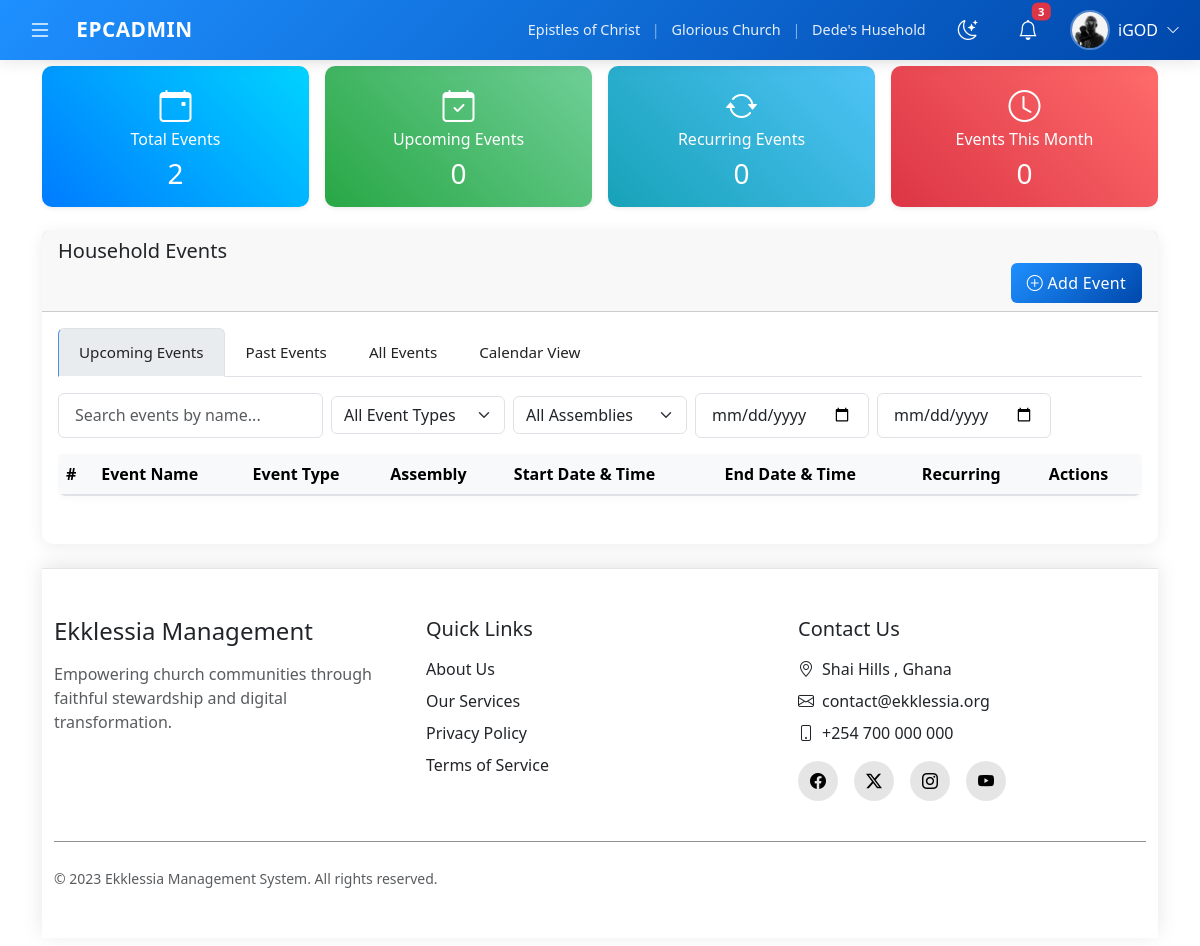
Page /app/pages/events/household/index.php (signed in) on the committed database.
### tables this page shows
CREATE TABLE `members` (
  `member_id` int(11) NOT NULL,
  `first_name` varchar(50) NOT NULL,
  `last_name` varchar(50) NOT NULL,
  `date_of_birth` date NOT NULL,
  `gender` enum('Male','Female','Other') NOT NULL,
  `marital_status` enum('Single','Married','Divorced','Widowed') NOT NULL,
  `contact` varchar(20) NOT NULL,
  `email` varchar(255) DEFAULT NULL,
  `address` varchar(255) DEFAULT NULL,
  `profile_photo` varchar(255) DEFAULT NULL,
  `digital_address` varchar(20) NOT NULL,
  `occupation` varchar(100) DEFAULT NULL,
  `employer` varchar(100) DEFAULT NULL,
  `work_phone` varchar(20) DEFAULT NULL,
  `highest_education_level` enum('None','Primary','Secondary','Diploma','Bachelor','Master','Doctorate') DEFAULT NULL,
  `institution` varchar(100) DEFAULT NULL,
  `year_graduated` int(11) DEFAULT NULL,
  `status` enum('Committed saint','Active saint','Worker','New saint') NOT NULL,
  `joined_date` date NOT NULL,
  `assemblies_id` int(11) NOT NULL,
  `local_function_id` int(11) NOT NULL,
  `referral_id` int(11) DEFAULT NULL,
  `group_name` varchar(50) DEFAULT NULL,
  `username` varchar(50) NOT NULL,
  `password` varchar(255) NOT NULL,
  `created_at` timestamp NOT NULL DEFAULT current_timestamp(),
  `updated_at` timestamp NULL DEFAULT NULL ON UPDATE current_timestamp(),
  `created_by` varchar(50) NOT NULL,
  `updated_by` varchar(50) DEFAULT NULL
);

CREATE TABLE `assemblies` (
  `assembly_id` int(11) NOT NULL,
  `zone_id` int(11) NOT NULL,
  `region` varchar(100) NOT NULL,
  `city_town` varchar(100) NOT NULL,
  `digital_address` varchar(20) NOT NULL,
  `nearest_landmark` varchar(255) DEFAULT NULL,
  `date_started` date DEFAULT NULL,
  `name` varchar(100) NOT NULL,
  `description` text DEFAULT NULL,
  `status` tinyint(1) NOT NULL DEFAULT 1,
  `created_at` timestamp NOT NULL DEFAULT current_timestamp(),
  `updated_at` timestamp NULL DEFAULT NULL ON UPDATE current_timestamp(),
  `created_by` varchar(50) NOT NULL,
  `updated_by` varchar(50) DEFAULT NULL
);

CREATE TABLE `households` (
  `household_id` int(11) NOT NULL,
  `assembly_id` int(11) NOT NULL,
  `address` varchar(255) NOT NULL,
  `digital_address` varchar(20) NOT NULL,
  `nearest_landmark` varchar(255) DEFAULT NULL,
  `date_started` date DEFAULT NULL,
  `name` varchar(100) NOT NULL,
  `description` text DEFAULT NULL,
  `status` tinyint(1) NOT NULL DEFAULT 1,
  `created_at` timestamp NOT NULL DEFAULT current_timestamp(),
  `updated_at` timestamp NULL DEFAULT NULL ON UPDATE current_timestamp(),
  `created_by` varchar(50) NOT NULL,
  `updated_by` varchar(50) DEFAULT NULL
);

### app/includes/sidebar.php (called while the page is built, shortened)
<?php
$base_url = '/Ekklessia-church-management/app/pages';
?>

### app/pages/events/household/index.php (the view, shortened to what this page needs)
<?php
include "../../../config/db.php";
try {
    $stmt = $pdo->query("SELECT COUNT(*) as total_events FROM events WHERE level = 'household'");
    $total_events = $stmt->fetch(PDO::FETCH_ASSOC)['total_events'];
} catch (PDOException $e) {
    $_SESSION['error_message'] = "Error fetching total events: " . $e->getMessage();
    $total_events = 0;
}
?>
<!DOCTYPE html>
<html lang="en">
<?php include "../../../includes/header.php"; ?>
<body class="d-flex flex-column min-vh-100">
<main class="container flex-grow-1 py-2">
    <div class="card nav-card" style="margin-top: -30px; position: relative; top: -10px;">
        <div class="card-body py-3">
            <div class="row g-3">
                <div class="col-6 col-md-4 col-lg-2">
                    <a href="<?= $base_url ?>/tpd/members/index.php" class="nav-link-btn">
                        <i class="bi bi-people-fill text-primary"></i>
                        <span>Members</span>
                    </a>
                </div>
                <div class="col-6 col-md-4 col-lg-2">
                    <a href="<?= $base_url ?>/tpd/assemblies/index.php" class="nav-link-btn">
                        <i class="bi bi-building-fill text-success"></i>
                        <span>Assemblies</span>
                    </a>
                </div>
                <div class="col-6 col-md-4 col-lg-2">
                    <a href="<?= $base_url ?>/tpd/households/index.php" class="nav-link-btn">
                        <i class="bi bi-house-fill text-warning"></i>
                        <span>Households</span>
                    </a>
                </div>
                <div class="col-6 col-md-4 col-lg-2">
                    <a href="<?= $base_url ?>/tpd/zones/index.php" class="nav-link-btn">
                        <i class="bi bi-globe-americas text-info"></i>
                        <span>Zones</span>
                    </a>
                </div>
                <div class="col-6 col-md-4 col-lg-2">
                    <a href="<?= $base_url ?>/tpd/events/index.php" class="nav-link-btn">
                        <i class="bi bi-calendar-event text-danger"></i>
                        <span>Events</span>
                    </a>
                </div>
            </div>
        </div>
    </div>
    <div class="row g-3 mb-4">
        <div class="col-md-3">
            <div class="card shadow-sm" style="background: linear-gradient(45deg, #007bff, #00d4ff); color: white;">
                <div class="card-body text-center">
                    <i class="bi bi-calendar-event fs-2"></i>
                    <h6 class="card-title text-white">Total Events</h6>
                    <h3 class="card-text" id="totalEventsCount"><?= $total_events ?></h3>
                </div>
            </div>
        </div>
        <div class="col-md-3">
            <div class="card shadow-sm" style="background: linear-gradient(45deg, #28a745, #6fcf97); color: white;">
                <div class="card-body text-center">
                    <i class="bi bi-calendar-check fs-2"></i>
                    <h6 class="card-title text-white">Upcoming Events</h6>
                    <h3 class="card-text" id="upcomingEventsCount">0</h3>
                </div>
            </div>
        </div>
        <div class="col-md-3">
            <div class="card shadow-sm" style="background: linear-gradient(45deg, #17a2b8, #4fc3f7); color: white;">
                <div class="card-body text-center">
                    <i class="bi bi-arrow-repeat fs-2"></i>
                    <h6 class="card-title text-white">Recurring Events</h6>
                    <h3 class="card-text" id="recurringEventsCount">0</h3>
                </div>
            </div>
        </div>
        <div class="col-md-3">
            <div class="card shadow-sm" style="background: linear-gradient(45deg, #dc3545, #ff6b6b); color: white;">
                <div class="card-body text-center">
                    <i class="bi bi-clock fs-2"></i>
                    <h6 class="card-title text-white">Events This Month</h6>
                    <h3 class="card-text" id="thisMonthEventsCount">0</h3>
                </div>
            </div>
        </div>
    </div>
    <div class="card mb-4">
        <div class="card-header">
            <h5 class="mb-0">Household Events</h5>
            <div class="btn-group float-end" role="group" aria-label="Event Actions">
                <button type="button" class="btn btn-primary" data-bs-toggle="modal" data-bs-target="#addEventModal">
                    <i class="bi bi-plus-circle"></i> Add Event
                </button>
            </div>
        </div>
        <div class="card-body">
            <ul class="nav nav-tabs mb-3" id="eventViewTabs">
                <li class="nav-item">
                    <a class="nav-link active" id="upcoming-events-tab" data-bs-toggle="tab" href="#upcoming-events" role="tab">Upcoming Events</a>
                </li>
                <li class="nav-item">
                    <a class="nav-link" id="past-events-tab" data-bs-toggle="tab" href="#past-events" role="tab">Past Events</a>
                </li>
                <li class="nav-item">
                    <a class="nav-link" id="all-events-tab" data-bs-toggle="tab" href="#all-events" role="tab">All Events</a>
                </li>
                <li class="nav-item">
                    <a class="nav-link" id="calendar-view-tab" data-bs-toggle="tab" href="#calendar-view" role="tab">Calendar View</a>
                </li>
            </ul>
            <div class="mb-3" id="eventFilters">
                <div class="row g-2 align-items-center">
                    <div class="col-md-3">
                        <input type="text" id="eventSearchInput" class="form-control" placeholder="Search events by name...">
                    </div>
                    <div class="col-md-2">
                        <select id="eventTypeFilter" class="form-select">
                            <option value="">All Event Types</option>
                        </select>
                    </div>
                    <div class="col-md-2">
                        <select id="assemblyFilter" class="form-select">
                            <option value="">All Assemblies</option>
                        </select>
                    </div>
                    <div class="col-md-2">
                        <input type="date" id="startDateFilter" class="form-control" placeholder="Start date">
                    </div>
                    <div class="col-md-2">
                        <input type="date" id="endDateFilter" class="form-control" placeholder="End date">
                    </div>
                </div>
            </div>
            <div class="tab-content">
                <div class="tab-pane fade show active" id="upcoming-events" role="tabpanel">
                    <div class="table-responsive">
                        <table class="table table-striped table-hover align-middle" id="upcomingEventsTable">
                            <thead class="table-light">
                                <tr>
                                    <th>#</th>
                                    <th>Event Name</th>
                                    <th>Event Type</th>
                                    <th>Assembly</th>
                                    <th>Start Date & Time</th>
                                    <th>End Date & Time</th>
                                    <th>Recurring</th>
                                    <th>Actions</th>
                                </tr>
                            </thead>
                        </table>
                    </div>
                </div>
            </div>
        </div>
    </div>
    <?php include "../../../includes/footer.php"; ?>
</main>
</body>
</html>

### app/includes/header.php (shortened to what this page needs)
<?php
require_once __DIR__ . '/../config/config.php';
$image_base_url = '/Ekklessia-church-management/app/resources/assets/images/';
$username = 'Guest';
$profile_picture = '';
$church_name = 'Epistles of Christ';
$assembly_name = 'N/A';
$household_name = 'N/A';
if (isset($_SESSION['member_id'])) {
    try {
        $stmt = $pdo->prepare("
            SELECT m.username, m.profile_photo,
                   a.name AS assembly_name, a.assembly_id AS assembly_id,
                   h.name AS household_name, h.household_id AS household_id
            FROM members m
            LEFT JOIN member_household mh ON m.member_id = mh.member_id
            LEFT JOIN assemblies a ON mh.assemblies_id = a.assembly_id
            LEFT JOIN households h ON mh.household_id = h.household_id
            WHERE m.member_id = :member_id
            LIMIT 1
        ");
        $stmt->execute(['member_id' => $_SESSION['member_id']]);
        $user = $stmt->fetch(PDO::FETCH_ASSOC);
        if ($user) {
            $username = htmlspecialchars($user['username'] ?? 'Guest');
            $assembly_name = htmlspecialchars($user['assembly_name'] ?? 'N/A');
            $household_name = htmlspecialchars($user['household_name'] ?? 'N/A');
            if (!empty($user['profile_photo']) && strtolower($user['profile_photo']) !== 'null') {
                $profile_photo_cleaned = basename(trim($user['profile_photo']));
                $profile_picture_path = $image_base_url . rawurlencode($profile_photo_cleaned);
                $file_path = realpath(__DIR__ . '/../resources/assets/images/' . $profile_photo_cleaned);
                if ($file_path && file_exists($file_path)) {
                    $profile_picture = $profile_picture_path;
                }
            }
        }
    } catch (PDOException $e) {
        error_log("Error fetching user details: " . $e->getMessage());
    }
}
?>
<!DOCTYPE html>
<html lang="en" data-bs-theme="light">
<head>
    <link rel="stylesheet" href="https://cdn.jsdelivr.net/npm/bootstrap@5.3.0/dist/css/bootstrap.min.css">
    <link rel="stylesheet" href="https://cdn.jsdelivr.net/npm/bootstrap-icons@1.11.3/font/bootstrap-icons.min.css">
    <link rel="stylesheet" href="https://cdnjs.cloudflare.com/ajax/libs/font-awesome/6.4.2/css/all.min.css">
    <link rel="stylesheet" href="/Ekklessia-church-management/public/assets/css/style.css">
</head>
<body>
<?php include 'sidebar.php'; ?>
<header class="top-header d-flex align-items-center justify-content-between">
    <div class="d-flex align-items-center">
        <button id="sidebarCollapse" class="btn d-flex align-items-center justify-content-center">
            <i class="bi bi-list fs-4"></i>
        </button>
        <a href="/Ekklessia-church-management/public/index.php" class="brand-logo ms-3">EPCADMIN</a>
    </div>
    <div class="d-flex align-items-center gap-4">
        <div class="church-info d-none d-md-block">
            <span class="church-name"><?php echo $church_name; ?></span>
            <span class="separator">|</span>
            <span class="assembly-name"><?php echo $assembly_name; ?></span>
            <span class="separator">|</span>
            <span class="household-name"><?php echo $household_name; ?></span>
        </div>
        <button class="theme-toggle btn d-flex align-items-center justify-content-center">
            <i class="bi bi-moon-stars fs-5"></i>
        </button>
        <div class="notification-icon position-relative d-flex align-items-center justify-content-center">
            <i class="bi bi-bell fs-5"></i>
            <span class="badge bg-danger notification-badge">3</span>
        </div>
        <div class="dropdown">
            <button class="user-profile border-0 bg-transparent p-0" type="button" id="userDropdown" data-bs-toggle="dropdown" aria-expanded="false">
                <div class="d-flex align-items-center gap-2">
                    <div class="profile-image-container">
                        <?php if (!empty($profile_picture)): ?>
                            <img src="<?php echo $profile_picture; ?>" alt="Profile" class="w-100 h-100 object-fit-cover">
                        <?php else: ?>
                            <div class="profile-placeholder d-flex align-items-center justify-content-center h-100 bg-light">
                                <i class="bi bi-person text-secondary"></i>
                            </div>
                        <?php endif; ?>
                    </div>
                    <div class="d-none d-md-flex align-items-center text-white">
                        <span class="me-2"><?php echo $username; ?></span>
                        <i class="bi bi-chevron-down small"></i>
                    </div>
                </div>
            </button>
        </div>
    </div>
</header>
<div class="flex-grow-1">
    <main class="container-fluid py-3 px-4">
    </main>
</div>
</body>
</html>

### rows in the picture
members: assemblies.name "Glorious Church", households.name "Dede's Husehold", profile_photo (picture), username "iGOD"

### other values in the picture
$church_name "Epistles of Christ"
$total_events "2"
